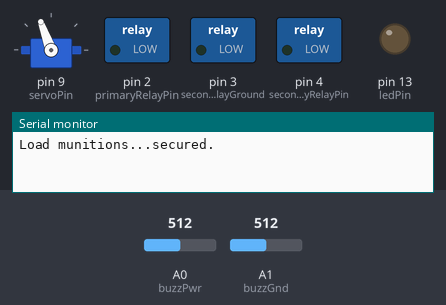
A sketch run on a simulated Arduino Uno, built with avr-gcc and run on an emulated ATmega328P. On the bench: servo, switched loads named in the sketch (green lamp = pin HIGH), output pins drawn as LEDs (lit = HIGH), the last lines printed to the serial monitor. The test bench sets the inputs (shaded band); at power-on: A0 (buzzPwr) = 512, A1 (buzzGnd) = 512.

Above: at 12.0 s.
12.1 s: A0 (buzzPwr) set to 1002
15.1 s: A0 (buzzPwr) set to 1023
At 17.8 s:
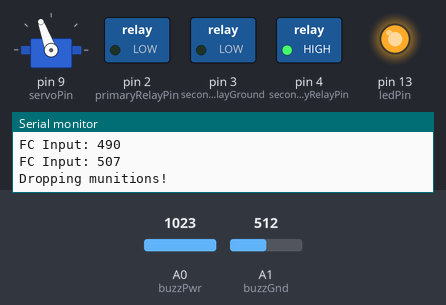
At 22.1 s:
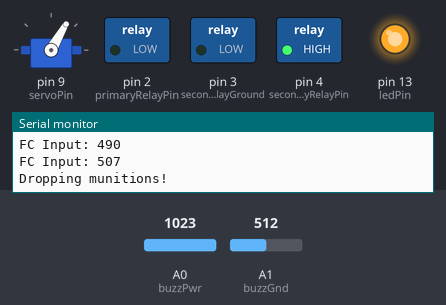
Timing chart, 0 to 26.1 s (numbered marks = the images above; inputs shaded):
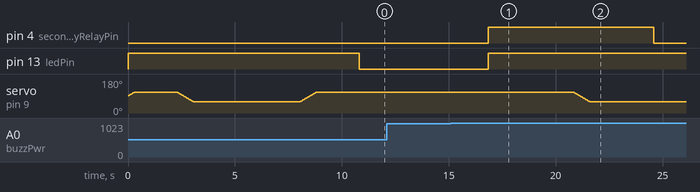

The sketch:

drone_fireworks_launcher.ino
```cpp
/*
   Drone Payload Drop

   TO DO:
   - Test relay & voltage output
   - Setup Arduino for power on drone PDB
   - Install hardware on drone
*/

#include <Servo.h>

Servo clawServo;

const int primaryRelayPin = 2;
const int secondaryRelayGround = 3;
const int secondaryRelayPin = 4;
const int servoPin = 9;
const int ledPin = 13;

const int buzzPwr = A0;
const int buzzGnd = A1;

int triggerVal = 0;
int servoPos;

const int clawOpen = 60;
const int clawClosed = 110;

void setup() {
  pinMode(primaryRelayPin, OUTPUT); digitalWrite(primaryRelayPin, LOW);
  pinMode(secondaryRelayGround, OUTPUT); digitalWrite(secondaryRelayGround, LOW);
  pinMode(secondaryRelayPin, OUTPUT); digitalWrite(secondaryRelayPin, LOW);
  pinMode(ledPin, OUTPUT); digitalWrite(ledPin, HIGH);

  Serial.begin(115200);

  clawServo.attach(servoPin);
  servoPos = clawServo.read();

  if (servoPos > clawClosed) {
    for (int x = (servoPos - 1); x > (clawClosed - 1); x--) {
      clawServo.write(x);
      delay(15);
    }
  }
  else if (servoPos < clawClosed) {
    for (int x = (servoPos + 1); x < (clawClosed + 1); x++) {
      clawServo.write(x);
      delay(15);
    }
  }
  delay(2000);

  Serial.print("Load munitions...");
  munitionsSetup();
  Serial.println("secured.");

  digitalWrite(ledPin, LOW);
}

void loop() {
  while (true) {
    triggerVal = triggerCheck();

    if (triggerVal > 500) {
      digitalWrite(ledPin, HIGH);
      munitionsDrop();
      break;
    }
  }

  for (int breakCount = 0; breakCount < 3; ) {
    triggerVal = triggerCheck();
    if (triggerVal < 500) breakCount++;
  }
  digitalWrite(ledPin, LOW);

  while (true) {
    triggerVal = triggerCheck();

    if (triggerVal > 500) {
      digitalWrite(ledPin, HIGH);
      munitionsLaunch();
      digitalWrite(ledPin, LOW);
      break;
    }
  }

  while (true) {
    digitalWrite(ledPin, LOW);
    delay(500);
    digitalWrite(ledPin, HIGH);
    delay(500);
  }
}

void munitionsSetup() {
  servoPos = clawServo.read();
  for (int x = (servoPos - 1); x > (clawOpen - 1); x--) {
    clawServo.write(x);
    delay(15);
  }
  delay(5000);
  servoPos = clawServo.read();
  for (int x = (servoPos + 1); x < (clawClosed + 1); x++) {
    clawServo.write(x);
    delay(15);
  }
  delay(2000);
  clawServo.detach();
}

int triggerCheck() {
  int buzzPwrVal, buzzGndVal;
  int buzzVal, buzzLoopAvg;
  int loopTotal = 0;
  int loopCount = 0;

  for (unsigned long startTime = millis(); (millis() - startTime) < 2000; ) {
    buzzPwrVal = analogRead(buzzPwr);
    buzzGndVal = analogRead(buzzGnd);
    buzzVal = buzzPwrVal - buzzGndVal;

    loopTotal += buzzVal;
    loopCount++;

    delay(50);
  }
  buzzLoopAvg = loopTotal / loopCount;

  Serial.print("FC Input: ");
  Serial.println(buzzLoopAvg);

  return buzzLoopAvg;
}

void munitionsDrop() {
  Serial.println("Dropping munitions!");
  digitalWrite(secondaryRelayPin, HIGH);
  delay(4000);  // Allow time for fuse ignition
  clawServo.attach(servoPin);

  for (int x = (clawClosed - 1); x > (clawOpen - 1); x--) {
    clawServo.write(x);
    delay(15);
  }

  clawServo.detach();
  delay(3000);
  digitalWrite(secondaryRelayPin, LOW);
}

void munitionsLaunch() {
  Serial.println("Launching munitions!");
  digitalWrite(primaryRelayPin, HIGH);
  delay(5000);
  digitalWrite(primaryRelayPin, LOW);
}
```

Measured:
- the behaviour switches between 1012 and 1013 on A0 (buzzPwr) (found by bisection; images 0 and 1)
- after the input at 15.1 s, pin 4 (secondaryRelayPin): LOW → HIGH after 1.7 s, → LOW 7.8 s later; pin 13 (ledPin): LOW → HIGH after 1.7 s; servo on pin 9 (servoPin): moves from 110° to 60° over 0.75 s, starting after 5.7 s
